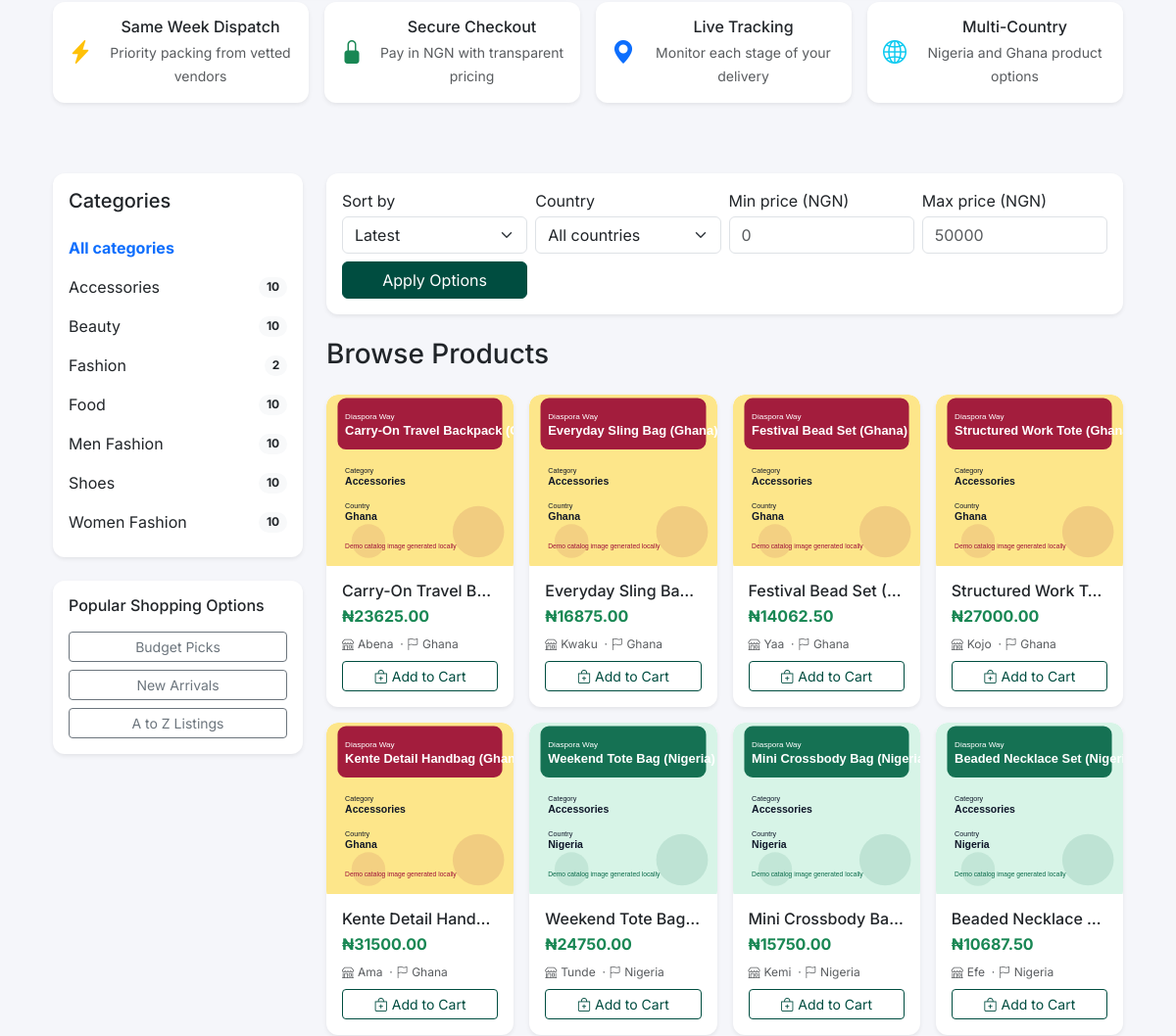
Before: / (middle part) with the older database file.
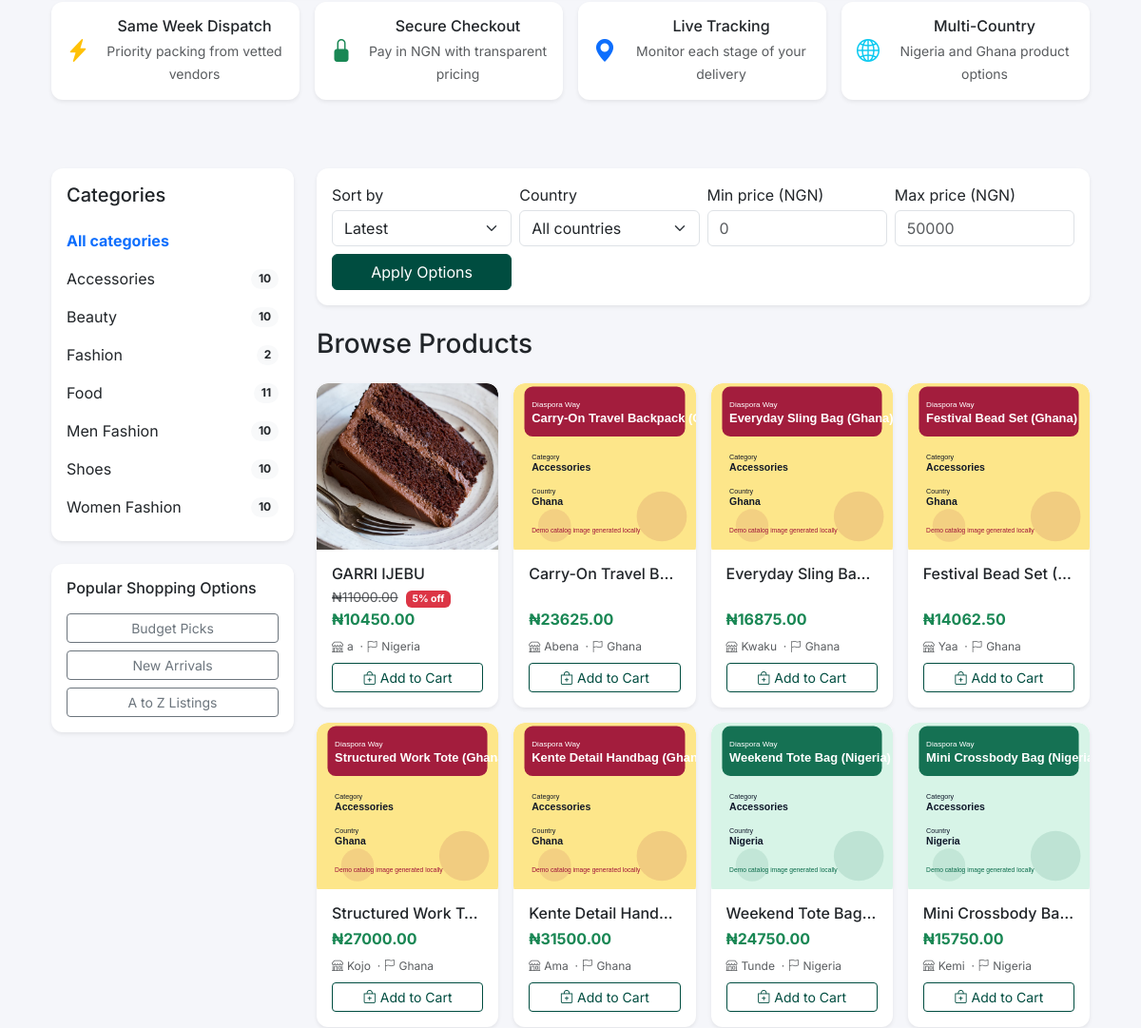
After: the same page with the newer database file.
### products/models.py (models this page shows, shortened)
class Category(models.Model):
    name = models.CharField(max_length=100)
    slug = models.SlugField(unique=True)

class Product(models.Model):
    class CountryChoices(models.TextChoices):
        NIGERIA = 'NG', 'Nigeria'
        GHANA = 'GH', 'Ghana'
    vendor = models.ForeignKey(settings.AUTH_USER_MODEL, on_delete=models.CASCADE, limit_choices_to={'role': 'vendor'})
    category = models.ForeignKey(Category, on_delete=models.CASCADE)
    country = models.CharField(max_length=2, choices=CountryChoices.choices, default=CountryChoices.NIGERIA)
    name = models.CharField(max_length=255)
    description = models.TextField()
    base_price = models.DecimalField(max_digits=12, decimal_places=2)  # Price vendor receives
    markup_percentage = models.DecimalField(max_digits=5, decimal_places=2, default=10.00)  # Default markup of 10%
    image = models.ImageField(upload_to='products/')
    stock = models.PositiveIntegerField(default=1)
    discount_percentage = models.DecimalField(max_digits=5, decimal_places=2, default=0.00)
    low_stock_threshold = models.PositiveIntegerField(default=5)
    is_active = models.BooleanField(default=True)
    created_at = models.DateTimeField(auto_now_add=True)
    is_promoted = models.BooleanField(default=False)
    promotion_expires_at = models.DateTimeField(null=True, blank=True)
    @property
    def selling_price(self):
        markup_amount = (self.base_price * self.markup_percentage) / 100
        return self.base_price + markup_amount
    @property
    def discounted_price(self):
        if self.discount_percentage and self.discount_percentage > 0:
            discount_amount = (self.selling_price * self.discount_percentage) / 100
            return self.selling_price - discount_amount
        return self.selling_price

### users/models.py (models this page shows, shortened)
class User(AbstractUser):
    class CountryChoices(models.TextChoices):
        NIGERIA = 'NG', 'Nigeria'
        GHANA = 'GH', 'Ghana'
    class BusinessTypeChoices(models.TextChoices):
        SOLE_PROPRIETORSHIP = 'sole_proprietorship', 'Sole Proprietorship'
        LLC = 'llc', 'Limited Liability Company'
        PARTNERSHIP = 'partnership', 'Partnership'
        CORPORATION = 'corporation', 'Corporation'
        NONPROFIT = 'nonprofit', 'Non-Profit Organization'
        OTHER = 'other', 'Other'
    class IDTypeChoices(models.TextChoices):
        PASSPORT = 'passport', 'International Passport'
        DRIVERS_LICENSE = 'drivers_license', "Driver's License"
        VOTERS_CARD = 'voters_card', "Voter's Card"
        NATIONAL_ID = 'national_id', 'National ID Card'
    class KYCStageChoices(models.TextChoices):
        REGISTRATION = 'registration', 'Registration'
        BUSINESS_INFO = 'business_info', 'Business Information'
        IDENTITY = 'identity', 'Identity Verification'
        CONTACT = 'contact', 'Contact Verification'
        ADDRESS = 'address', 'Address Verification'
        BANKING = 'banking', 'Banking Details'
        GUARANTOR = 'guarantor', 'Guarantor Information'
        COMPLIANCE = 'compliance', 'Product Compliance'
        DOCUMENTS = 'documents', 'Document Upload'
        INTERNAL_CHECK = 'internal_check', 'Internal Checks (Admin)'
        QUALITY_ASSURANCE = 'quality_assurance', 'Quality Assurance (Admin)'
        VERIFIED_SELLER = 'verified_seller', 'Verified Seller'
        APPROVED = 'approved', 'Fully Approved'
        REJECTED = 'rejected', 'Rejected'
    username = None  # Remove username field
    phone_number = models.CharField(max_length=15, unique=True)
    balance = models.DecimalField(max_digits=12, decimal_places=2, default=0.00)
    shop_name = models.CharField(max_length=255, blank=True, null=True)
    shop_address = models.TextField(blank=True, null=True)
    bank_name = models.CharField(max_length=100, blank=True, null=True)
    bank_account_name = models.CharField(max_length=150, blank=True, null=True)
    bank_account_number = models.CharField(max_length=30, blank=True, null=True)
    id_document = models.ImageField(upload_to='kyc/documents/', blank=True, null=True)
    is_verified = models.BooleanField(default=False)  # Admin flips this switch
    kyc_rejection_reason = models.TextField(blank=True, null=True)
    business_registration_number = models.CharField(max_length=50, blank=True, null=True, verbose_name='CAC/Business Registration Number')
    business_type = models.CharField(max_length=30, choices=BusinessTypeChoices.choices, blank=True, null=True, verbose_name='Business Type')
    business_start_date = models.DateField(blank=True, null=True, verbose_name='Date Business Started')
    business_description = models.TextField(blank=True, null=True, verbose_name='Business Description')
    business_logo = models.ImageField(upload_to='kyc/logos/', blank=True, null=True, verbose_name='Business Logo')
    tin = models.CharField(max_length=20, blank=True, null=True, verbose_name='Tax Identification Number (TIN)')
    date_of_birth = models.DateField(blank=True, null=True)
    nationality = models.CharField(max_length=50, blank=True, null=True)
    nin = models.CharField(max_length=11, blank=True, null=True, unique=True, verbose_name='National Identification Number (NIN)')
    bvn = models.CharField(max_length=10, blank=True, null=True, unique=True, verbose_name='Bank Verification Number (BVN)')
    id_document_type = models.CharField(max_length=30, choices=IDTypeChoices.choices, blank=True, null=True, verbose_name='Government ID Type')
    liveness_selfie = models.ImageField(upload_to='kyc/selfies/', blank=True, null=True, verbose_name='Liveness/Selfie Verification')
    passport_photo = models.ImageField(upload_to='kyc/passports/', blank=True, null=True, verbose_name='Passport Photograph')
    whatsapp_number = models.CharField(max_length=15, blank=True, null=True)
    emergency_contact_name = models.CharField(max_length=100, blank=True, null=True)
    emergency_contact_phone = models.CharField(max_length=15, blank=True, null=True)
    home_address = models.TextField(blank=True, null=True)
    utility_bill = models.FileField(upload_to='kyc/utilities/', blank=True, null=True, verbose_name='Utility Bill')
    kyc_stage = models.CharField(
        max_length=30,
        choices=KYCStageChoices.choices,
        default=KYCStageChoices.REGISTRATION,
        verbose_name='KYC Stage'
    )
    kyc_submitted_at = models.DateTimeField(blank=True, null=True)
    kyc_approved_at = models.DateTimeField(blank=True, null=True)
    otp_phone_verified = models.BooleanField(default=False, verbose_name='Phone OTP Verified')
    otp_email_verified = models.BooleanField(default=False, verbose_name='Email OTP Verified')
    ROLE_CHOICES = (
        ('customer', 'Customer'),
        ('vendor', 'Vendor'),
        ('logistics', 'Logistics'),
        ('admin', 'Admin'),
    )
    role = models.CharField(max_length=10, choices=ROLE_CHOICES, default='customer')
    country = models.CharField(max_length=2, choices=CountryChoices.choices, default=CountryChoices.NIGERIA)
    USERNAME_FIELD = 'phone_number'
    REQUIRED_FIELDS = []
    objects = CustomUserManager()

### products/views.py (the view)
# urls.py: path('', home, name='home'),
def home(request):
    query = request.GET.get('q')
    category_slug = request.GET.get('category')
    country = request.GET.get('country')
    sort_by = request.GET.get('sort', 'latest')
    min_price = request.GET.get('min_price')
    max_price = request.GET.get('max_price')
    selected_currency_code = request.session.get('currency', 'NGN')
    conversion_rate = Decimal(str(settings.EXCHANGE_RATES.get(selected_currency_code, 1.0)))
    products = Product.objects.filter(is_active=True).select_related('vendor', 'category')
    if query:
        products = products.filter(
            Q(name__icontains=query)
            | Q(description__icontains=query)
            | Q(category__name__icontains=query)
        )
    if category_slug:
        products = products.filter(category__slug=category_slug)
    if country in [Product.CountryChoices.NIGERIA, Product.CountryChoices.GHANA]:
        products = products.filter(country=country)
    if min_price:
        try:
            min_price_ngn = Decimal(str(min_price)) / conversion_rate
            products = products.filter(base_price__gte=min_price_ngn)
        except (TypeError, ValueError, InvalidOperation, ZeroDivisionError):
            pass
    if max_price:
        try:
            max_price_ngn = Decimal(str(max_price)) / conversion_rate
            products = products.filter(base_price__lte=max_price_ngn)
        except (TypeError, ValueError, InvalidOperation, ZeroDivisionError):
            pass
    sort_map = {
        'latest': '-created_at',
        '-created_at': '-created_at',
        'oldest': 'created_at',
        'created_at': 'created_at',
        'price_low': 'base_price',
        'base_price': 'base_price',
        'price_high': '-base_price',
        '-base_price': '-base_price',
        'name_asc': 'name',
        'name': 'name',
        'name_desc': '-name',
        '-name': '-name',
    }
    products = products.order_by(sort_map.get(sort_by, '-created_at'))
    promoted_products = Product.objects.filter(
        is_active=True,
        is_promoted=True,
        promotion_expires_at__gt=timezone.now(),
    )[:5]
    categories = Category.objects.annotate(
        active_product_count=Count('product', filter=Q(product__is_active=True))
    ).order_by('name')
    return render(
        request,
        'home.html',
        {
            'products': products,
            'promoted_products': promoted_products,
            'categories': categories,
            'query': query,
            'selected_category': category_slug,
            'selected_country': country,
            'sort_by': sort_by,
            'min_price': min_price,
            'max_price': max_price,
        },
    )

### core/context_processors.py (called while the page is built)
def currency_processor(request):
    currency = request.session.get('currency', 'NGN')
    if currency not in settings.CURRENCIES:
        currency = 'NGN'
    rate = settings.EXCHANGE_RATES.get(currency, 1.0)
    selected_currency = {
        'code': currency,
        **settings.CURRENCIES[currency],
    }
    currencies = [
        {'code': code, **details}
        for code, details in settings.CURRENCIES.items()
    ]
    return {
        'CURRENCY_CODE': currency,
        'CURRENCY_SYMBOL': selected_currency['symbol'],
        'CURRENCY_RATE': rate,
        'selected_currency': selected_currency,
        'currencies': currencies,
        'CURRENCY': selected_currency,
    }

### products/templatetags/currency_tags.py (called while the page is built)
@register.filter
def multiply(value, arg):
    try:
        return float(value) * float(arg)
    except (ValueError, TypeError):
        return value

### users/context_processors.py (called while the page is built)
def notification_count(request):
    if request.user.is_authenticated:
        count = Notification.objects.filter(user=request.user, is_read=False).count()
        return {'unread_notifications_count': count}
    return {'unread_notifications_count': 0}

### templates/home.html (shortened to what the changed rows need)
{% extends 'base.html' %}
{% load currency_tags %}
{% block content %}
<div id="shop" class="container py-5">
    <div class="row g-4">
        <aside class="col-12 col-lg-3">
            <div class="card border-0 shadow-sm mb-4">
                <div class="card-body">
                    {% for category in categories %}
                    <a href="{% url 'home' %}?category={{ category.slug }}{% if sort_by %}&sort={{ sort_by }}{% endif %}" class="d-flex justify-content-between align-items-center text-decoration-none py-2 {% if selected_category == category.slug %}fw-bold text-primary{% else %}text-dark{% endif %}">
                        <span>{{ category.name }}</span>
                        <span class="badge rounded-pill bg-light text-dark">{{ category.active_product_count }}</span>
                    </a>
                    {% empty %}
                    <p class="text-muted mb-0">No categories available yet.</p>
                    {% endfor %}
                </div>
            </div>
        </aside>
        <section class="col-12 col-lg-9">
            <div class="row g-3">
                {% for product in products %}
                <div class="col-6 col-md-4 col-xl-3">
                    <div class="card h-100 border-0 shadow-sm product-card">
                        <a href="{% url 'product_detail' product.id %}" class="d-block overflow-hidden" style="border-radius:12px 12px 0 0;">
                            <img src="{{ product.image.url }}" class="card-img-top" style="height: 175px; object-fit: cover;">
                        </a>
                        <div class="card-body d-flex flex-column">
                            <h6 class="text-truncate mb-1"><a href="{% url 'product_detail' product.id %}" class="text-dark text-decoration-none">{{ product.name }}</a></h6>
                            <div class="mt-auto">
                                {% if product.discount_percentage > 0 %}
                                <p class="mb-0 text-muted small"><s>{{ CURRENCY_SYMBOL }}{{ product.selling_price|multiply:CURRENCY_RATE|floatformat:2 }}</s> <span class="badge bg-danger ms-1">{{ product.discount_percentage|floatformat:0 }}% off</span></p>
                                {% endif %}
                                <p class="text-success fw-bold mb-2">{{ CURRENCY_SYMBOL }}{{ product.discounted_price|multiply:CURRENCY_RATE|floatformat:2 }}</p>
                                <p class="text-muted mb-2" style="font-size:.75rem;">
                                    <i class="bi bi-shop me-1"></i><a href="{% url 'vendor_store' product.vendor.id %}" class="text-muted text-decoration-none">{{ product.vendor.first_name }}</a>
                                    &nbsp;·&nbsp;<i class="bi bi-flag me-1"></i>{{ product.get_country_display }}
                                </p>
                                <form action="{% url 'cart_add' product.id %}" method="post">
                                    <button type="submit" class="btn btn-sm btn-outline-primary w-100"><i class="bi bi-bag-plus me-1"></i>Add to Cart</button>
                                </form>
                            </div>
                        </div>
                    </div>
                </div>
                {% empty %}
                <div class="col-12">
                    <div class="alert alert-light border" role="alert">
                        No products match your current options. Try changing category or price filters.
                    </div>
                </div>
                {% endfor %}
            </div>
        </section>
    </div>
</div>
{% endblock %}

Changed rows visible on the page:
no longer on this page (row unchanged): Product: image (picture), name "Beaded Necklace…", CURRENCY_SYMBOL "₦", discounted_price|multiply "10687.50", vendor.first_name "Efe", country "Nigeria"
computed for Category "Food": active_product_count "10" → "11"
added Product: image (picture), name "GARRI IJEBU", CURRENCY_SYMBOL "₦", selling_price|multiply "11000.00", discount_percentage "5", discounted_price|multiply "10450.00", vendor.first_name "a", country "Nigeria"
